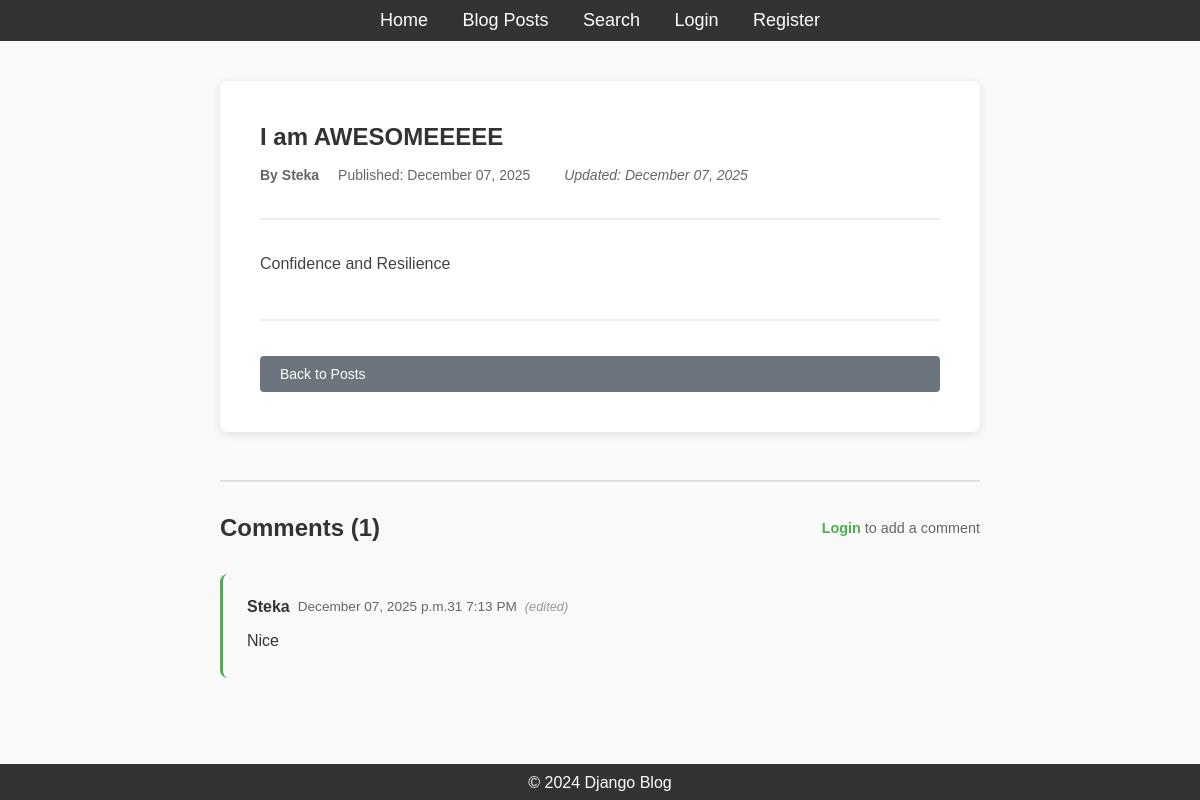
The app's page /post/1/ with its own data.
### blog/models.py (models this page shows, shortened)
class Post(models.Model):
    title = models.CharField(max_length=200)
    content = models.TextField()
    author = models.ForeignKey(User, on_delete=models.CASCADE, related_name='posts')
    published_date = models.DateTimeField(auto_now_add=True)
    updated_date = models.DateTimeField(auto_now=True)
    class Meta:
        ordering = ['-published_date']

class Comment(models.Model):
    post = models.ForeignKey(Post, on_delete=models.CASCADE, related_name='comment')
    author = models.ForeignKey(User, on_delete=models.CASCADE, related_name='author')
    content = models.TextField()
    created_at = models.DateTimeField(auto_now_add=True)
    updated_at = models.DateTimeField(auto_now=True)

### blog/views.py (the view)
class PostDetailView(DetailView):
    model = Post
    template_name = 'blog/post_detail.html'
    context_object_name = 'post'

### blog/templates/blog/post_detail.html (shortened to what this page needs)
{% extends 'blog/base.html' %}
{% block content %}
<div class="post-detail-container">
    <article class="post-detail">
        <div class="post-detail-header">
            <h1>{{ post.title }}</h1>
            <div class="post-meta">
                <span class="post-author">By {{ post.author.username }}</span>
                <span class="post-date">Published: {{ post.published_date|date:"F d, Y" }}</span>
                {% if post.updated_date != post.published_date %}
                    <span class="post-updated">Updated: {{ post.updated_date|date:"F d, Y" }}</span>
                {% endif %}
            </div>
        </div>
        <div class="post-content">
            {{ post.content|linebreaks }}
        </div>
        <div class="post-footer">
            <div class="post-navigation">
                <a href="{% url 'post-list' %}" class="btn btn-secondary">Back to Posts</a>
            </div>
        </div>
    </article>
    {% include 'blog/comments_section.html' %}
</div>
{% endblock %}

### blog/templates/blog/comments_section.html (shortened to what this page needs)
<div class="comments-section">
    <div class="comments-header">
        <h2>Comments ({{ post.comment.count }})</h2>
        {% if user.is_authenticated %}
            <a href="{% url 'comment-create' post.pk %}" class="btn btn-primary btn-small">Add Comment</a>
        {% else %}
            <p class="login-prompt"><a href="{% url 'login' %}">Login</a> to add a comment</p>
        {% endif %}
    </div>
    <div class="comments-list">
        {% if post.comment.all %}
            {% for comment in post.comment.all %}
                <div class="comment-item">
                    <div class="comment-header">
                        <div class="comment-author-info">
                            <span class="comment-author">{{ comment.author.username }}</span>
                            <span class="comment-date">{{ comment.created_at|date:"F d, Y at g:i A" }}</span>
                            {% if comment.created_at != comment.updated_at %}
                                <span class="comment-edited">(edited)</span>
                            {% endif %}
                        </div>
                    </div>
                    <div class="comment-content">
                        {{ comment.content|linebreaks }}
                    </div>
                </div>
            {% endfor %}
        {% else %}
            <div class="no-comments">
                <p>No comments yet. Be the first to comment!</p>
            </div>
        {% endif %}
    </div>
</div>

### blog/static/blog/styles.css (style rules this page uses)
* { margin: 0; padding: 0; box-sizing: border-box; }
body { font-family: Arial, sans-serif; background-color: #f9f9f9; color: #333; }
.btn { width: 100%; padding: 12px; background-color: #333; color: white; border: none; border-radius: 4px; font-size: 16px; cursor: pointer; transition: background-color 0.3s; }
.btn-secondary { display: inline-block; padding: 10px 20px; background-color: #6c757d; color: white; text-decoration: none; border-radius: 4px; transition: background-color 0.3s; border: none; cursor: pointer; font-size: 14px; }
.post-meta { color: #666; font-size: 14px; margin-bottom: 15px; }
.post-meta span { margin-right: 15px; }
.post-author { font-weight: bold; }
.post-detail-container { max-width: 800px; margin: 0 auto; padding: 20px; }
.post-detail { background-color: white; padding: 40px; border-radius: 8px; box-shadow: 0 2px 10px rgba(0, 0, 0, 0.1); }
.post-detail-header { margin-bottom: 30px; padding-bottom: 20px; border-bottom: 2px solid #eee; }
.post-detail-header h1 { color: #333; margin-bottom: 15px; line-height: 1.3; }
.post-updated { font-style: italic; margin-left: 15px; }
.post-content { color: #444; font-size: 16px; line-height: 1.8; margin-bottom: 30px; }
.post-footer { margin-top: 40px; padding-top: 20px; border-top: 2px solid #eee; }
.post-navigation { margin-top: 15px; }

### blog/templates/blog/comments_section.html (style rules this page uses)
.comments-section { margin-top: 3rem; padding-top: 2rem; border-top: 2px solid #e0e0e0; }
.comments-header { display: flex; justify-content: space-between; align-items: center; margin-bottom: 2rem; }
.comments-header h2 { color: #333; font-size: 1.5rem; margin: 0; }
.login-prompt { color: #666; font-size: 0.9rem; }
.login-prompt a { color: #4CAF50; text-decoration: none; font-weight: bold; }
.comments-list { margin-top: 1.5rem; }
.comment-item { background: #f9f9f9; padding: 1.5rem; margin-bottom: 1rem; border-radius: 8px; border-left: 3px solid #4CAF50; transition: box-shadow 0.2s; }
.comment-header { display: flex; justify-content: space-between; align-items: flex-start; margin-bottom: 0.75rem; }
.comment-author-info { display: flex; flex-wrap: wrap; gap: 0.5rem; align-items: center; }
.comment-author { font-weight: bold; color: #333; font-size: 1rem; }
.comment-date { color: #666; font-size: 0.85rem; }
.comment-edited { color: #999; font-size: 0.8rem; font-style: italic; }
.comment-content { color: #333; line-height: 1.6; margin-top: 0.5rem; }

### records on screen
Post: title "I am AWESOMEEEEE", author.username "Steka", published_date "December 07, 2025", updated_date "December 07, 2025", content "Confidence and Resilience", comment.count "1"
Comment: author.username "Steka", created_at "December 07, 2025 p.m.31 7:13 PM", shows "(edited)", content "Nice"
